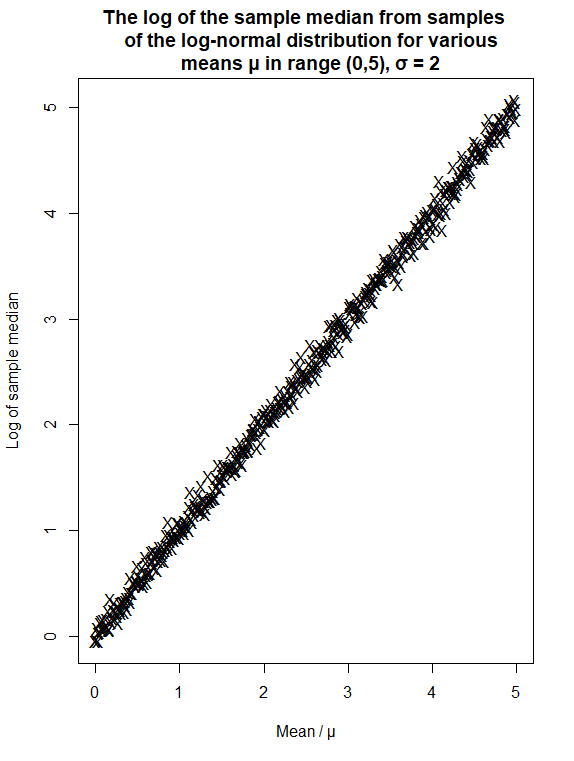

Write the R code that produced this figure.
LN = function(N, mu, sigma){
  return(exp(rnorm(N , mean = mu, sd = sigma ) ))
}

sigma = 2
mu = seq(0,5,0.01)
y = rep(0,length(mu))
N = 1000

for(i in 1:length(mu)){
  y[i] = log( median( LN(N, mu[i], sigma )))
}

plot(mu,y, xlab="Mean / μ", ylab="Log of sample median", pch="X", main="The log of the sample median from samples 
  of the log-normal distribution for various
  means μ in range (0,5), σ = 2")
